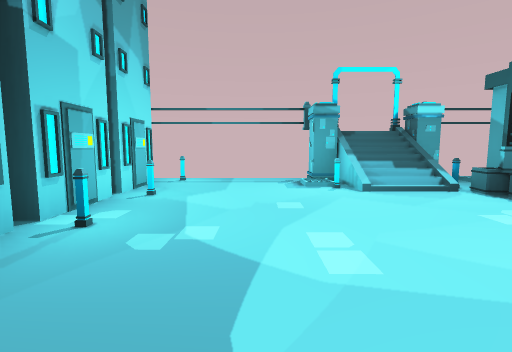
view 1 (above)

16 first-person views from a walk through a Unity game level. The camera is 1.3 m above the floor, tilts 6° down and sees 85° across. The floor is counted in squares, 2 m on a side. Each view is taken from the middle of a square. On the plan, view 1 faces up. The plan holds only what a view shows up to about 9 squares ahead; the rest is blank. The place goes on beyond the plan. The player character is not drawn. Some animated figures are left out.

view 2
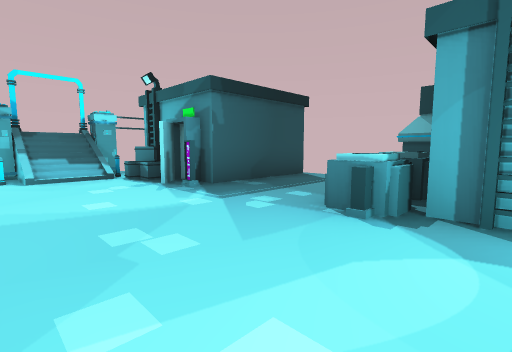

view 3
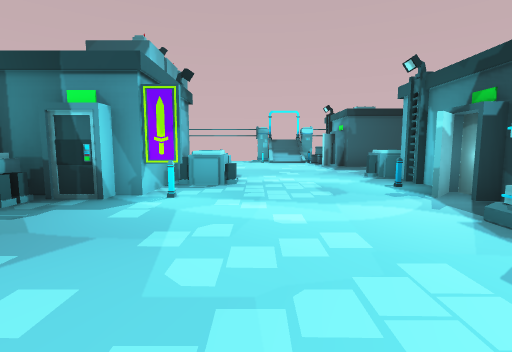

view 4
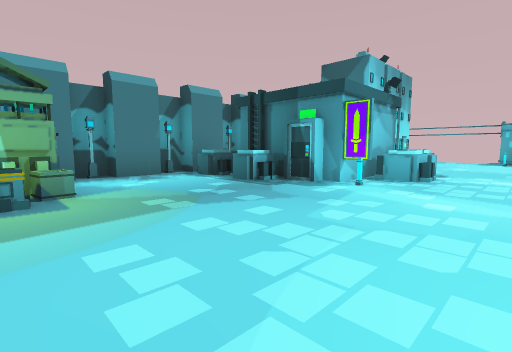

view 5
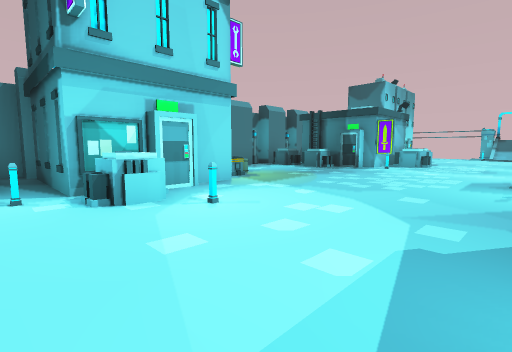

view 6
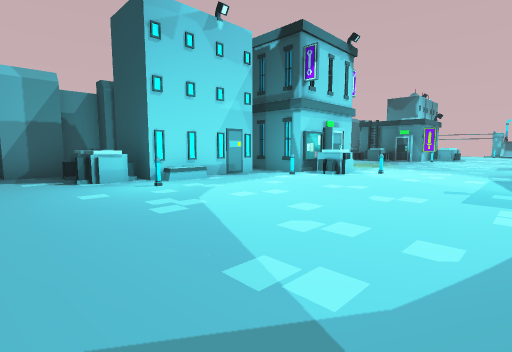

view 7
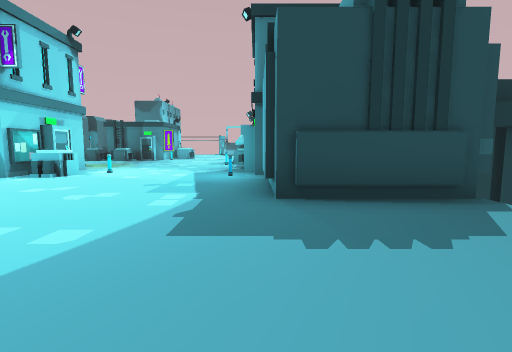

view 8
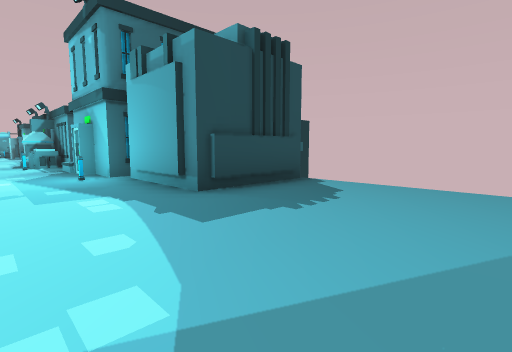

view 9
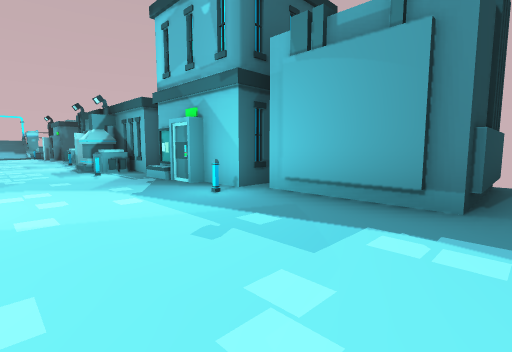

view 10
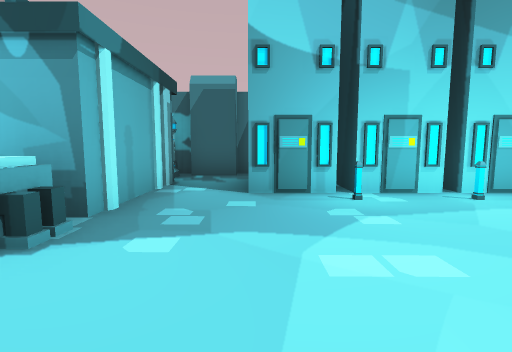

view 11
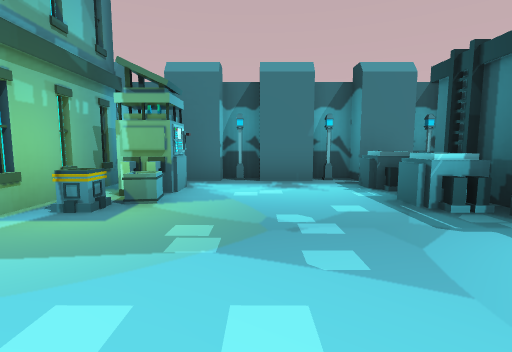

view 12
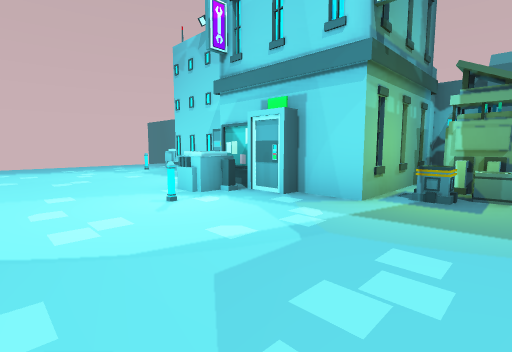

view 13
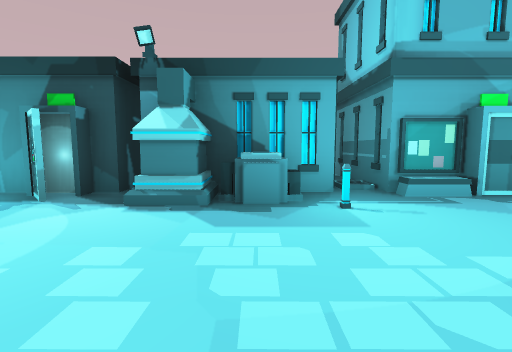

view 14
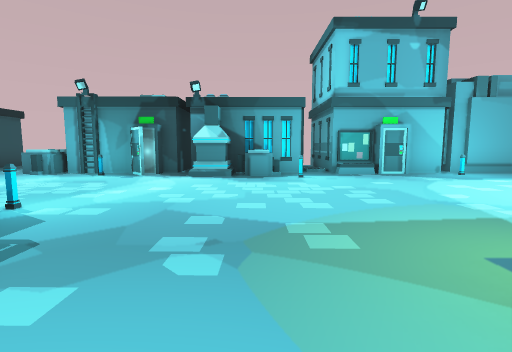

view 15
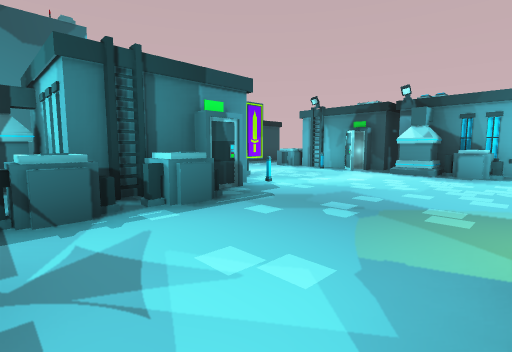

view 16
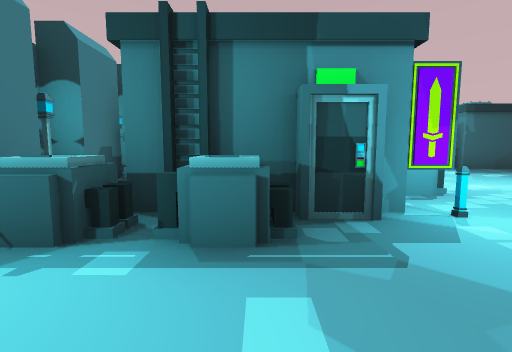

### Floor plan
Key: @ floor where view 1 was taken; # wall or solid block; . floor; / step, stairs or slope; = window, fence, low wall or low ledge; ^ raised ledge; P pillar; L lamp; C crate; O other object.
Columns run from 5 left of view 1 to 7 right of it. Each row starts with its distance up from view 1.
  6       P#P##
  5    OO.//P#
  4    #L.LLC#
  3    O....C#
  2   #OL....####
  1 #.##........
  0 #O...@.....
 -1 #O###=...^#O
 -2 ######..L#
 -3 #L###L...#
 -4 #^^^.....##
 -5 #L......OO
 -6 #L......=#
 -7 #..C....L##
 -8 #O#O.....####
 -9 ####.....O
-10  #  OL...##
-11  ####=..L.#
-12  # .L....##
-13    O.....####
-14    /........
-15 ###/L.......
-16 #...........
-17 #...........

Positions as (right, up) in squares from view 1, and headings:
1: (0, 0), facing up
2: (1, -2), facing up-right
3: (1, -7), facing up
4: (2, -8), facing up-left
5: (3, -12), facing up-left
6: (3, -17), facing up-left
7: (4, -17), facing up
8: (2, -17), facing up-right
9: (1, -14), facing up-right
10: (2, 1), facing left
11: (1, -6), facing left
12: (2, -7), facing down-left
13: (0, -6), facing right
14: (-3, -6), facing right
15: (-4, -7), facing up-right
16: (-2, -6), facing up
